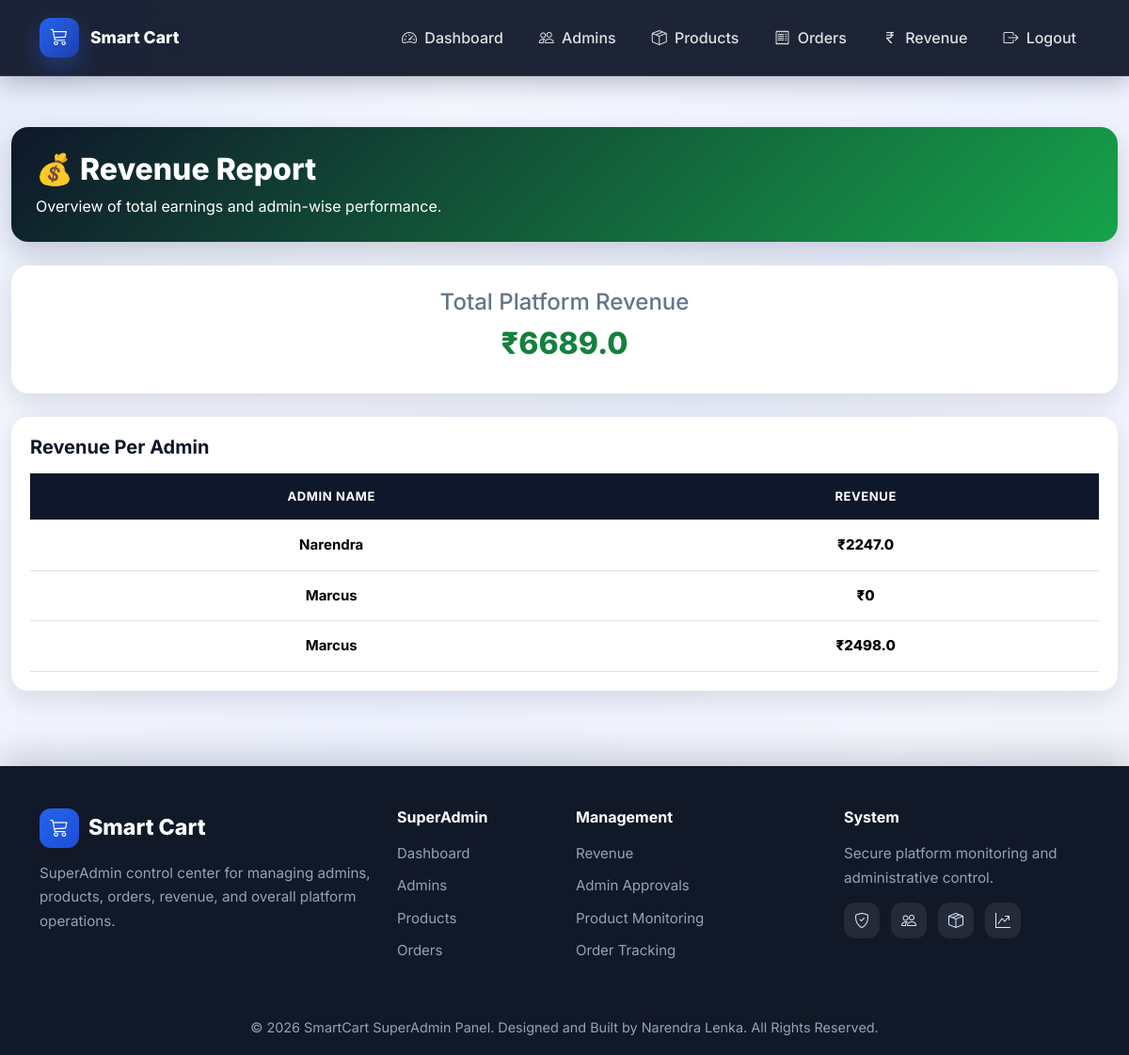
Page /superadmin/revenue (signed in) on the committed database.
### tables this page shows
CREATE TABLE admin (
        admin_id INTEGER PRIMARY KEY AUTOINCREMENT,
        name TEXT,
        email TEXT UNIQUE,
        password TEXT,
        profile_image TEXT,
        status TEXT DEFAULT 'pending'
    );

### app.py (the view)
@app.route('/superadmin/revenue')
def superadmin_revenue():
    if not superadmin_required():
        return redirect('/superadmin-login')
    conn = get_db_connection()
    cursor = conn.cursor()
    cursor.execute("SELECT IFNULL(SUM(amount), 0) AS total_revenue FROM orders")
    total_revenue = cursor.fetchone()['total_revenue']
    cursor.execute("""
        SELECT
            admin.name AS admin_name,
            IFNULL(SUM(orders.amount), 0) AS revenue
        FROM admin
        LEFT JOIN products ON admin.admin_id = products.admin_id
        LEFT JOIN orders ON products.product_id = orders.order_id
        GROUP BY admin.admin_id
    """)
    admin_revenue = cursor.fetchall()
    cursor.close()
    conn.close()
    return render_template(
        'superadmin/revenue.html',
        total_revenue=total_revenue,
        admin_revenue=admin_revenue
    )

### app.py (called while the page is built, shortened)
def get_db_connection():
    conn = sqlite3.connect("smartcart.db")
    conn.row_factory = sqlite3.Row
    conn.execute("PRAGMA foreign_keys = ON")
    return conn

@app.context_processor
def inject_cart_count():
    cart = session.get('cart', {})
    cart_count = sum(item['quantity'] for item in cart.values())
    return dict(cart_count=cart_count)

@app.context_processor
def inject_cart_count():
    if 'user_id' not in session:
        return dict(cart_count=0)

def superadmin_required():
    if 'superadmin_id' not in session:
        flash("Please login as Super Admin!", "danger")
        return False
    return True

### templates/superadmin/revenue.html (shortened to what this page needs)
{% extends "superadmin/base_superadmin.html" %}
{% block content %}
<div class="revenue-page">
    <div class="container-fluid">
        <div class="page-header">
            <h2>💰 Revenue Report</h2>
            <p class="mb-0 mt-2">Overview of total earnings and admin-wise performance.</p>
        </div>
        <div class="summary-card">
            <h4>Total Platform Revenue</h4>
            <h2>₹{{ total_revenue }}</h2>
        </div>
        <div class="table-card">
            <h5 class="mb-3 fw-bold">Revenue Per Admin</h5>
            <div class="table-responsive">
                <table class="table table-hover text-center align-middle custom-table">
                    <thead>
                        <tr>
                            <th>Admin Name</th>
                            <th>Revenue</th>
                        </tr>
                    </thead>
                    <tbody>
                        {% for item in admin_revenue %}
                        <tr>
                            <td class="admin-name">{{ item.admin_name }}</td>
                            <td class="revenue-amount">₹{{ item.revenue }}</td>
                        </tr>
                        {% endfor %}
                    </tbody>
                </table>
            </div>
        </div>
    </div>
</div>
{% endblock %}

### templates/superadmin/base_superadmin.html (style rules this page uses)
:root { --primary: #0f172a; --accent: #2563eb; --accent-hover: #1d4ed8; --text-dark: #0f172a; --text-muted: #64748b; }
html, body { min-height: 100%; margin: 0; font-family: 'Inter', sans-serif; background: radial-gradient(circle at top left, rgba(37, 99, 235, 0.10), transparent 30%), radial-gradient(circle at bottom right, rgba(15, 23, 42, 0.08), transparent 25%), linear-gradient(135deg, #f8fafc, #eef2ff, #f8fafc); color: var(--text-dark); }
body { display: flex; flex-direction: column; min-height: 100vh; }

### templates/superadmin/revenue.html (style rules this page uses)
.revenue-page { padding: 30px 0; }
.page-header { background: linear-gradient(135deg, #0f172a, #16a34a); color: white; padding: 26px; border-radius: 18px; box-shadow: 0 12px 28px rgba(15, 23, 42, 0.18); margin-bottom: 25px; }
.page-header h2 { margin: 0; font-weight: 800; }
.summary-card { background: white; border-radius: 18px; padding: 25px; box-shadow: 0 10px 30px rgba(15, 23, 42, 0.12); text-align: center; margin-bottom: 25px; }
.summary-card h4 { color: #64748b; margin-bottom: 10px; }
.summary-card h2 { color: #15803d; font-weight: 800; font-size: 32px; }
.table-card { background: white; padding: 20px; border-radius: 18px; box-shadow: 0 10px 30px rgba(15, 23, 42, 0.12); }
.custom-table { margin-bottom: 0; vertical-align: middle; }
.custom-table thead th { background: #0f172a; color: white; padding: 15px; font-size: 13px; text-transform: uppercase; letter-spacing: 0.6px; }
.custom-table tbody td { padding: 15px; font-size: 15px; }
.admin-name { font-weight: 700; color: #0f172a; }
.revenue-amount { font-weight: 800; color: #16a34a; }

### rows in the picture
admin: admin_name "Narendra", revenue "2247.0"
admin: admin_name "Marcus", revenue "0"
admin: admin_name "Marcus", revenue "2498.0"

### other values in the picture
{{ total_revenue }} "6689.0"
